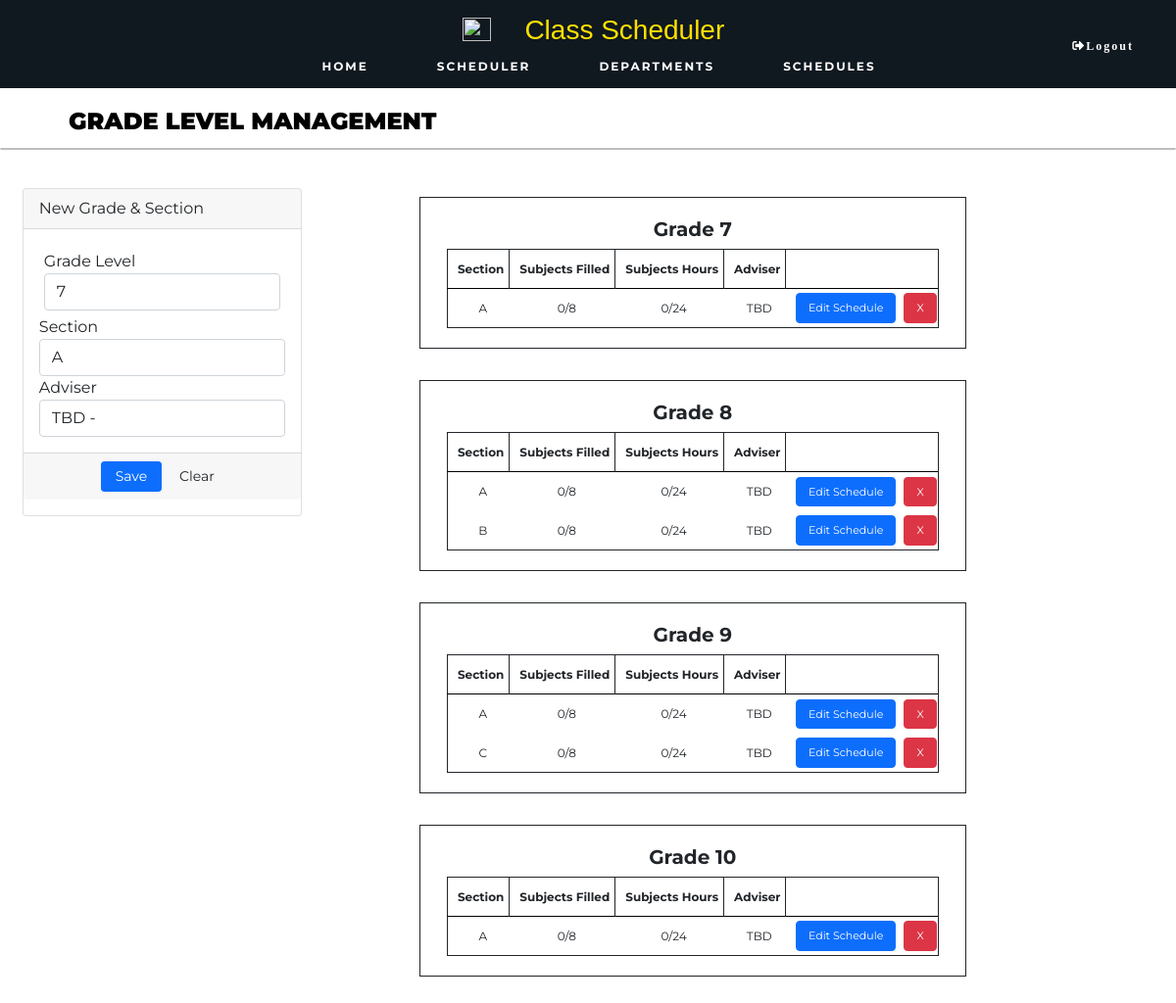
Before: /schedules.php with the older database file.
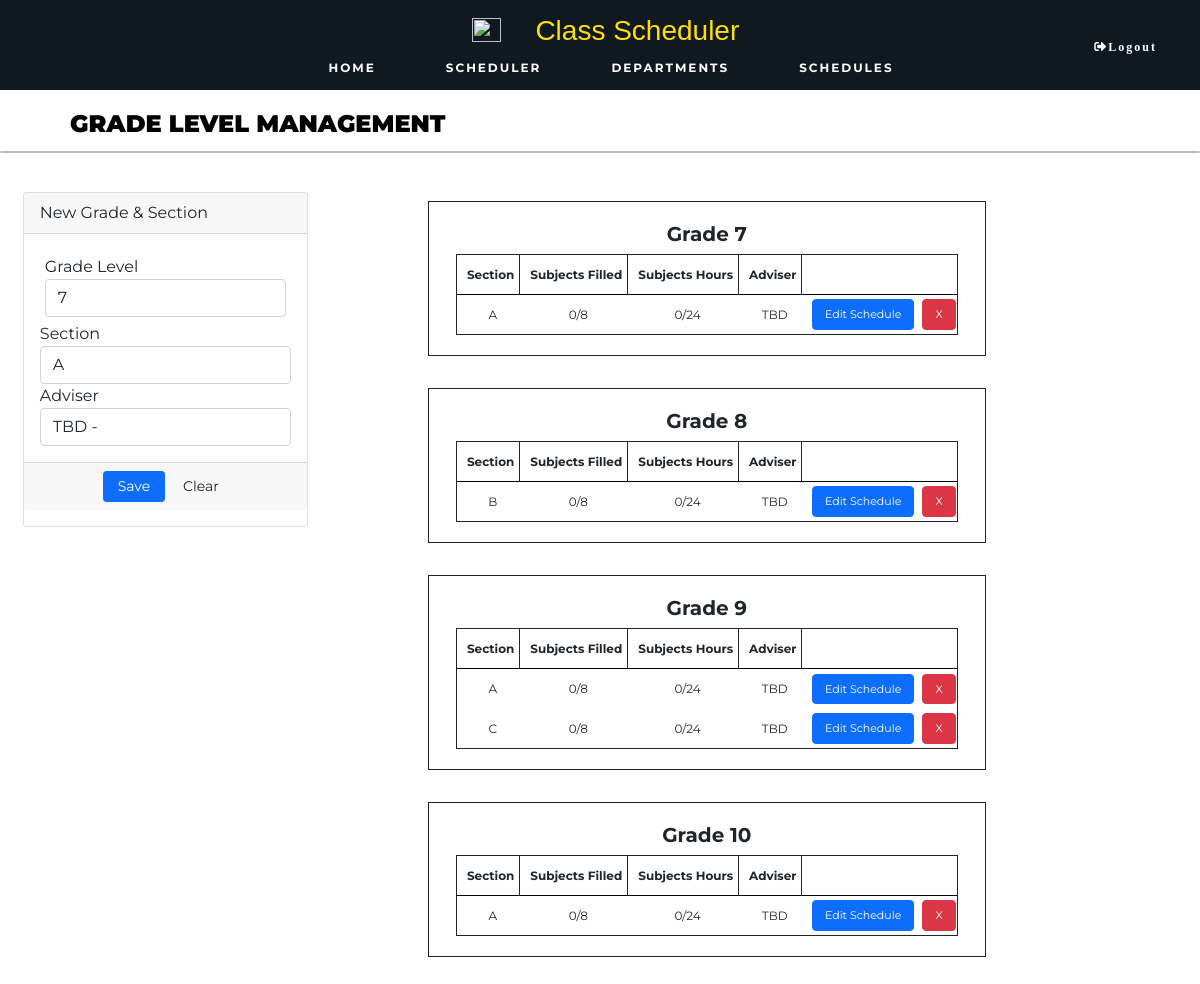
After: the same page with the newer database file.
### tables this page shows
CREATE TABLE IF NOT EXISTS `grade_level` (
  `id` int NOT NULL AUTO_INCREMENT,
  `adviser_id` int DEFAULT NULL,
  `grade` varchar(32) NOT NULL,
  `section` varchar(32) NOT NULL,
  PRIMARY KEY (`grade`,`section`),
  UNIQUE KEY `id` (`id`),
  KEY `adviser` (`adviser_id`)
);

### schedules.php (called while the page is built, shortened)
<?php
try {
    include __DIR__ . './includes/connection/DatabaseConnect.php';
    include __DIR__ . './includes/connection/DatabaseFunctions.php';
    include __DIR__ . './includes/templates/schedules.html.php';
} catch (PDOException $e) {
    include __DIR__ . './includes/connection/displayError.php';
}
include __DIR__ . './includes/templates/layout.html.php';
?>

### includes/connection/DatabaseFunctions.php (called while the page is built, shortened)
<?php
function retrieveAllId($pdo, $table, $primaryKey, $value) {
    $query = 'SELECT * FROM `' . $table . '`
              WHERE `' . $primaryKey . '` = :value';
    $parameters = [
        'value' => $value
    ];
    $query = query($pdo, $query, $parameters);
    return $query->fetchAll();
}
function query($pdo, $sql, $parameters = []) {
    $query = $pdo->prepare($sql);
    $query->execute($parameters);
    return $query;
}
?>

### includes/templates/schedules.html.php (the view)
<link rel="stylesheet" href="./includes/templates/css/schedules.css">
<?php
$output = '
<div class="set">
    <h2><b>GRADE LEVEL MANAGEMENT</b></h2> <hr>
</div>
<div class="schedules_container">
    <div class="card">
        <div class="card-header">
                New Grade & Section
        </div>
        <form action="schedules.php" method="post">
            <div class="card-body">
                <div class="form-group" style="margin:5px;">
                    <label class="control-label">Grade Level</label>
                    <select class="form-control" name="grade">
                        <option value="7">7</option>
                        <option value="8">8</option>
                        <option value="9">9</option>
                        <option value="10">10</option>
                    </select>
                </div>
                <div class="form-group">
                    <label class="control-label">Section</label>
                    <select class="form-control" name="section">
                        <option value="A">A</option>
                        <option value="B">B</option>
                        <option value="C">C</option>
                        <option value="D">D</option>
                        <option value="E">E</option>
                        <option value="F">F</option>
                        <option value="G">G</option>
                        <option value="H">H</option>
                    </select>
                </div>
';
$allTeachers = retrieveAll($pdo, 'teacher');
$output .= '
                <div class="form-group">
                    <label class="control-label">Adviser</label>
                    <select class="form-control" name="adviser">
';
foreach($allTeachers as $row) {
    $output .= '
                    <option value="'.$row['id'].'">
                    '.$row['firstName'].' '.$row['lastName'].
                    '</option>
    ';
}
$output .= '
                    </select>
                </div>
            </div>
            <div class="card-footer">
                <div class="row">
                    <div class="col-md-12">
                        <button class="btn btn-sm btn-primary col-sm-3 offset-md-3" name="newEntry" value="newEntry"> Save</button>
                        <button class="btn btn-sm btn-default col-sm-3" type="button" onclick="_reset()"> Clear</button>
                    </div>
                </div>
            </div>
        </form>
    </div>
    <div class="table-wrapper">
';
for ($i = 7; $i <= 10; $i++) {
    $currentGrade = retrieveAllId($pdo, 'grade_level', 'grade', $i);
    $output .= '
    <div class="table1">
    <table>
        <h5><b>Grade '.$i.'</b></h3>
        <thead>
            <tr>
                <th style="text-align: center;">Section</th>
                <th style="text-align: center;">Subjects Filled</th>
                <th style="text-align: center;">Subjects Hours</th>
                <th style="text-align: center;">Adviser</th>
                <th style="text-align: center;"> </th>
            </tr>
        </thead>
        <tbody>
    ';
    foreach($currentGrade as $row) {
        $adviser = retrieveId($pdo, 'teacher', 'id', $row['adviser_id']);
        $output .= '
            <tr>
                <td>'.$row['section'].'</td>
                <td>0/8</td>
                <td>0/24</td>
        ';
        if(isset($adviser['adviser_id']))
            $output .= '
                <td>'.$adviser['firstName']. ' '.$adviser['lastName'].'</td>
            ';
        else
            $output .= '
                <td>TBD</td>
            ';
        $output .= '
                <td>
                    <a href="scheduler.php?grade_section='.$row['grade'].$row['section'].'" class="btn btn-primary target="_blank">Edit Schedule</a>
                    <form action="schedules.php" method="post" style="display: inline;margin:0; padding:0">
                        <input type="hidden" name="id" value="'.$row['id'].'">
                        <button type="submit" class="btn btn-danger" name="deleteEntry" value="deleteEntry">X</button>
                    </form>
                </td>
            </tr>
        ';
    }
    $output .= '
        </tbody>
    </table>
    </div>
    ';
}
$output.= '
    </div>
</div>
';
?>

Changed rows visible on the page:
removed grade_level: section "A"
